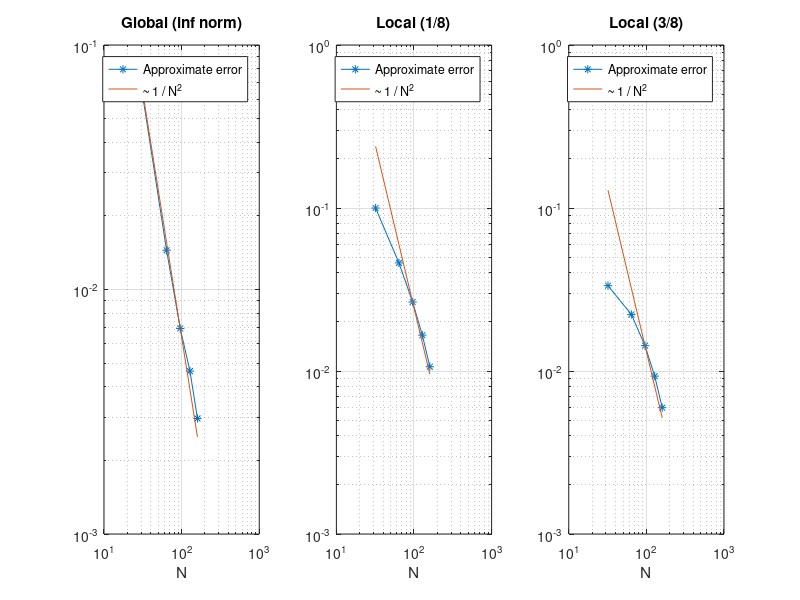

MATLAB code for this plot:
function convergence_results_2
  p = 2;
  x = [32.0, 64.0, 96.0, 128.0, 160.0];
  inf_norm = [1.02851, 1.07422, 1.08176, 1.08405, 1.08572];
  een_achtste = [0.327567, 0.381462, 0.401002, 0.410911, 0.416887];
  drie_achtste = [0.500404, 0.489258, 0.481327, 0.476320, 0.472971];



  inf_interp = richardson(x, inf_norm, p)
  err_inf_norm = abs(inf_norm - inf_interp);
  rel_inf = abs(inf_norm - inf_interp) ./ inf_norm

  second_order = 1 ./ x .^ p;
  subplot(1, 3, 1)
  loglog(x, err_inf_norm, '-*'); hold on;
  loglog(x, log_schaling(err_inf_norm, second_order)); hold off;
  legend('Approximate error', sprintf('~ 1 / N^%d', p))
  xlabel('N')
  grid on;
  title('Global (inf norm)')

  een_achtste_interp = richardson(x, een_achtste, p)
  err_een_achtste = abs(een_achtste - richardson(x, een_achtste, p));
  rel_een_achtste = abs(een_achtste - een_achtste_interp) ./ een_achtste
  second_order = 1 ./ x .^ p;
  subplot(1, 3, 2)
  loglog(x, err_een_achtste, '-*'); hold on;
  loglog(x, log_schaling(err_een_achtste, second_order)); hold off;
  legend('Approximate error', sprintf('~ 1 / N^%d', p))
  xlabel('N')
  grid on;
  title('Local (1/8)')

  drie_achtste_interp = richardson(x, drie_achtste, p)
  err_drie_achtste = abs(drie_achtste - drie_achtste_interp);
  rel_drie_achtste = abs(drie_achtste - drie_achtste_interp) ./ drie_achtste
  second_order = 1 ./ x .^ p;
  subplot(1, 3, 3)
  loglog(x, err_drie_achtste, '-*'); hold on;
  loglog(x, log_schaling(err_drie_achtste, second_order)); hold off;
  legend('Approximate error', sprintf('~ 1 / N^%d', p))
  xlabel('N')
  grid on;
  title('Local (3/8)')

end

function v = richardson(x, y, p)
  r = x(end) / x(end - 1);
  v = (r^p * y(end) - y(end - 1)) / (r^p - 1);
end

function s = log_schaling(y1, y2)
  s = (y1(end - 2) / y2(end - 2)) * y2;
end
